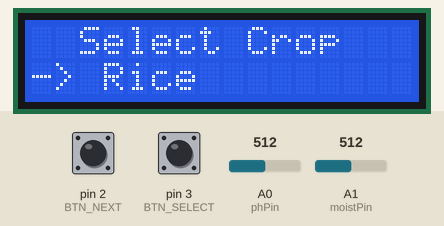
Simulated run of this sketch. Board: Arduino Uno, built with avr-gcc and run on an emulated ATmega328P. On the bench: 16×2 character LCD. Inputs (shaded band) come from the test bench; at power-on: pin 3 (BTN_SELECT) HIGH, pin 2 (BTN_NEXT) HIGH, A1 (moistPin) = 512, A0 (phPin) = 512. What the sketch prints to the serial monitor is not drawn.

Above: at 1.3 s.
1.4 s: pin 3 (BTN_SELECT) pulled LOW for 3.2 s
At 4.1 s:
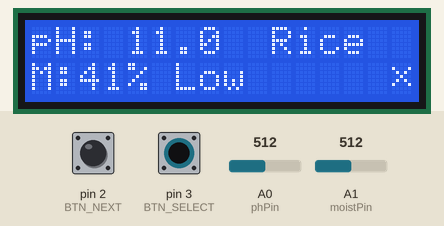
6.8 s: pin 2 (BTN_NEXT) pulled LOW for 1 s
At 8.0 s:
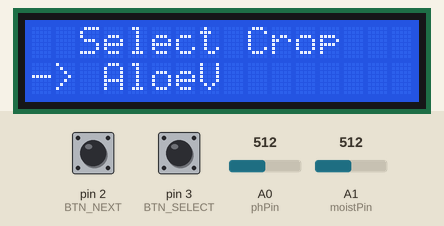
9.3 s: pin 3 (BTN_SELECT) pulled LOW for 0.15 s
At 11.4 s:
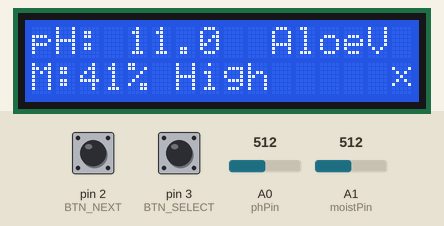
12.1 s: A1 (moistPin) set to 523
At 13.3 s:
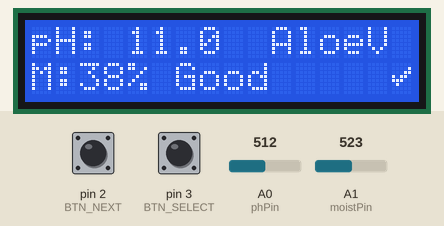
13.6 s: A1 (moistPin) set to 572
At 14.2 s:
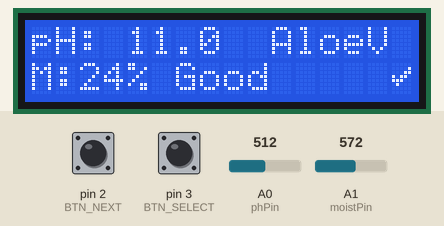
15.4 s: A1 (moistPin) set to 599
At 16.2 s:
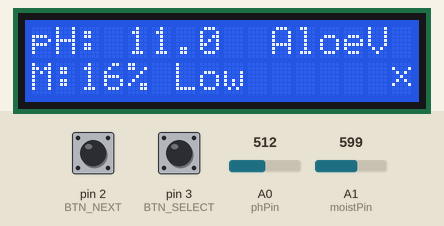
Timing chart, 0 to 18.1 s (numbered marks = the images above; inputs shaded):
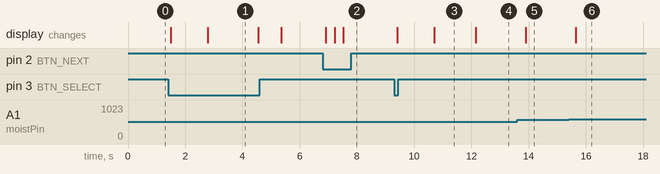

The sketch:

phsensor_copy_20260105201338.ino
```cpp
#include <Wire.h>
#include <LiquidCrystal_I2C.h>

// LCD setup (I2C address 0x27, 16x2 display)
LiquidCrystal_I2C lcd(0x27, 16, 2);

// BUTTONS
#define BTN_NEXT   2
#define BTN_SELECT 3
const unsigned long LONG_PRESS_TIME = 1500;
const unsigned long DEBOUNCE_DELAY  = 80;

// PH SENSOR
const int phPin = A0;

// FIXED PH RANGE
float pH_low  = 7.0;
float pH_high = 11.0;

// Calibration values (update with your measured voltages)
float voltage_pH7  = 1.15;   // voltage at pH7
float voltage_pH11 = 1.85;   // voltage at pH11

// MOISTURE SENSOR
const int moistPin = A1;
const int moistMin = 300;
const int moistMax = 660;

// CROPS DATA
String crops[4] = {"Rice","Wheat","Tomato","AloeV"};
int cropMin[4]  = {60,40,50,20};
int cropMax[4]  = {90,70,80,40};

int cropIndex   = 0;
bool cropChosen = false;

// CUSTOM CHARACTERS
byte checkIcon[8] = {0b00000,0b00001,0b00011,0b10110,0b11100,0b01000,0b00000,0b00000};
byte crossIcon[8] = {0b00000,0b10001,0b01010,0b00100,0b01010,0b10001,0b00000,0b00000};

// ====================== NON-BLOCKING BUTTON ========================
bool isPressed(int pin){
  static unsigned long lastTime[10];
  static int lastState[10];

  int reading = digitalRead(pin);
  if(reading != lastState[pin]) {
    lastTime[pin] = millis();
  }

  if(millis() - lastTime[pin] > DEBOUNCE_DELAY) {
    lastState[pin] = reading;
    return (reading == LOW);
  }
  return false;
}

// ====================== MEDIAN FILTER pH ============================
int readMedianPH() {
  const int N = 15;
  int vals[N];

  for (int i=0; i<N; i++){
    vals[i] = analogRead(phPin);
    delay(4);
  }

  for (int i=0; i<N-1; i++)
    for (int j=i+1; j<N; j++)
      if(vals[j] < vals[i]) {
        int temp = vals[i];
        vals[i] = vals[j];
        vals[j] = temp;
      }

  return vals[N/2];
}

// Compute pH using linear interpolation across 7–11
float computePH(float voltage){
  float slope = (pH_high - pH_low) / (voltage_pH11 - voltage_pH7);
  float pH = pH_low + slope * (voltage - voltage_pH7);
  return constrain(pH, pH_low, pH_high);
}

// ====================== MOISTURE ========================
int readMoisture() {
  int raw = analogRead(moistPin);
  float m = 100.0 * (moistMax - raw) / (moistMax - moistMin);
  return constrain((int)m, 0, 100);
}

// ====================== SETUP ========================
void setup() {
  Serial.begin(9600);

  lcd.init();        // initialize LCD
  lcd.backlight();   // turn on backlight

  pinMode(BTN_NEXT, INPUT_PULLUP);
  pinMode(BTN_SELECT, INPUT_PULLUP);

  lcd.createChar(0, checkIcon);
  lcd.createChar(1, crossIcon);

  lcd.clear();
  lcd.setCursor(0,0);
  lcd.print("  Select Crop");
  lcd.setCursor(0,1);
  lcd.print("-> ");
  lcd.print(crops[cropIndex]);
}

// ====================== LOOP ==========================
void loop() {
  if(!cropChosen) handleMenu();
  else showReadings();
}

// ====================== MENU ==========================
void handleMenu(){
  static int lastIndex = -1;

  if(lastIndex != cropIndex){
    lcd.clear();
    lcd.setCursor(0,0);
    lcd.print("  Select Crop");
    lcd.setCursor(0,1);
    lcd.print("-> ");
    lcd.print(crops[cropIndex]);
    lastIndex = cropIndex;
  }

  if(isPressed(BTN_NEXT)){
    cropIndex = (cropIndex + 1) % 4;
  }

  if(isPressed(BTN_SELECT)){
    cropChosen = true;
    lcd.clear();
    lcd.setCursor(0,0); lcd.print(" Selected:");
    lcd.setCursor(0,1); lcd.print(" ");
    lcd.print(crops[cropIndex]);
    lcd.write(byte(0));
    delay(1200);
  }
}

// ====================== SENSOR SCREEN ==========================
void showReadings(){
  static unsigned long pressStart = 0;
  static bool pressing = false;

  // ---- pH ----
  int phRaw = readMedianPH();
  float voltage = phRaw * (5.0 / 1023.0);
  float pHValue = computePH(voltage);

  Serial.print("pH Raw: "); Serial.print(phRaw);
  Serial.print("  Voltage: "); Serial.print(voltage);
  Serial.print("  pH: "); Serial.println(pHValue);

  // ---- Moisture ----
  int moisture = readMoisture();
  bool suitable = (moisture >= cropMin[cropIndex] && moisture <= cropMax[cropIndex]);

  // ---- LCD ----
  lcd.setCursor(0,0);
  lcd.print("pH: ");
  lcd.print(pHValue,1);
  lcd.print("   ");

  lcd.setCursor(10,0);
  lcd.print(crops[cropIndex].substring(0,6));

  lcd.setCursor(0,1);
  lcd.print("M:");
  lcd.print(moisture);
  lcd.print("% ");

  if(moisture < cropMin[cropIndex]) lcd.print("Low ");
  else if(moisture > cropMax[cropIndex]) lcd.print("High");
  else lcd.print("Good");

  lcd.setCursor(15,1);
  lcd.write(suitable ? 0 : 1);

  // ---- LONG HOLD SELECT → MENU ----
  if(digitalRead(BTN_SELECT)==LOW){
    if(!pressing){
      pressing = true;
      pressStart = millis();
    } else if(millis() - pressStart > LONG_PRESS_TIME){
      cropChosen = false;
      pressing = false;
      lcd.clear();
      lcd.print(" Returning...");
      delay(800);
      lcd.clear();
      return;
    }
  } else {
    pressing = false;
  }

  delay(200);
}
```

Measured:
- the behaviour switches between 512 and 513 on A1 (moistPin) (found by bisection; images 3 and 4)
- the behaviour switches between 588 and 589 on A1 (moistPin) (found by bisection; images 5 and 6)
- after the input at 1.4 s, the display: first changes after 0.10 s (image 1 shows a later state)
- after the input at 6.8 s, the display: first changes after 0.10 s (image 2 shows a later state)
- after the input at 9.3 s, the display: first changes after 0.10 s (image 3 shows a later state)
- after the input at 12.1 s, the display: changes after 0.05 s (image 4)
- after the input at 13.6 s, the display: changes after 0.30 s (image 5)
- after the input at 15.4 s, the display: changes after 0.25 s (image 6)
